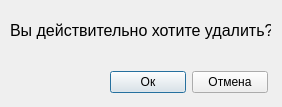
<?xml version="1.0" encoding="UTF-8"?>
<ui version="4.0">
 <class>Dialog</class>
 <widget class="QDialog" name="Dialog">
  <property name="geometry">
   <rect>
    <x>0</x>
    <y>0</y>
    <width>282</width>
    <height>107</height>
   </rect>
  </property>
  <property name="mouseTracking">
   <bool>false</bool>
  </property>
  <property name="windowTitle">
   <string>Dialog</string>
  </property>
  <property name="sizeGripEnabled">
   <bool>false</bool>
  </property>
  <property name="modal">
   <bool>false</bool>
  </property>
  <widget class="QLabel" name="label">
   <property name="geometry">
    <rect>
     <x>10</x>
     <y>20</y>
     <width>261</width>
     <height>21</height>
    </rect>
   </property>
   <property name="font">
    <font>
     <pointsize>12</pointsize>
    </font>
   </property>
   <property name="text">
    <string>Вы действительно хотите удалить?</string>
   </property>
  </widget>
  <widget class="QWidget" name="">
   <property name="geometry">
    <rect>
     <x>110</x>
     <y>70</y>
     <width>158</width>
     <height>25</height>
    </rect>
   </property>
   <layout class="QHBoxLayout" name="horizontalLayout">
    <item>
     <widget class="QPushButton" name="pushButton_1">
      <property name="text">
       <string>Ок</string>
      </property>
     </widget>
    </item>
    <item>
     <widget class="QPushButton" name="pushButton_2">
      <property name="text">
       <string>Отмена</string>
      </property>
     </widget>
    </item>
   </layout>
  </widget>
 </widget>
 <resources/>
 <connections/>
</ui>
